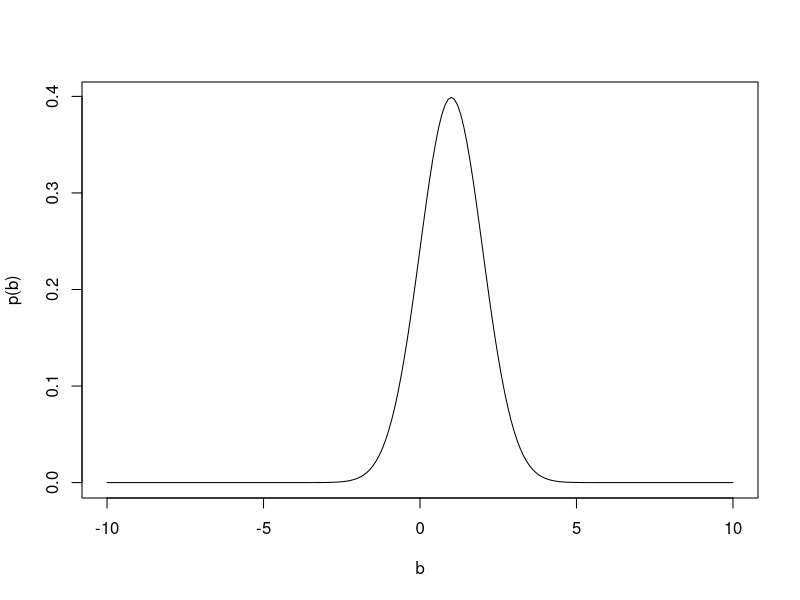

The R script that drew this image:
## M. van Oijen (2024). Bayesian Compendium, 2nd edition.
## Appendix B: Mathematics for Modellers

  p <- function(b,m=1,s=1) {exp( -0.5 * ((b-m)/s)^2 ) / (s*sqrt(2*pi))}
  b <- seq(-10,10,by=0.1) ; plot( b, p(b), type="l" )
